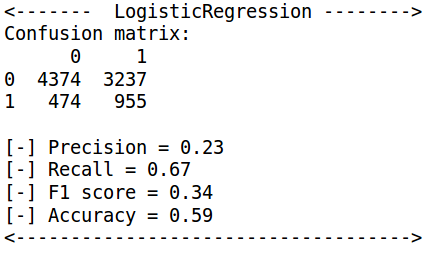

Reproduce this figure in Python.
import warnings
warnings.filterwarnings('ignore')

import sys
import random
import numpy as np

from sklearn import linear_model, cross_validation, metrics, svm
from sklearn.metrics import confusion_matrix, precision_recall_fscore_support, accuracy_score
from sklearn.ensemble import RandomForestClassifier
from sklearn.preprocessing import StandardScaler

import pandas as pd
import matplotlib.pyplot as plt
%matplotlib inline

import pydoop.hdfs as hdfs

def read_csv_from_hdfs(path, cols, col_types=None):
  files = hdfs.ls(path);
  pieces = []
  for f in files:
    fhandle = hdfs.open(f)
    pieces.append(pd.read_csv(fhandle, names=cols, dtype=col_types))
    fhandle.close()
  return pd.concat(pieces, ignore_index=True)

# read files
cols = ['delay', 'month', 'day', 'dow', 'hour', 'distance', 'carrier', 'dest', 'days_from_holiday']
col_types = {'delay': int, 'month': int, 'day': int, 'dow': int, 'hour': int, 'distance': int, 
             'carrier': str, 'dest': str, 'days_from_holiday': int}

data_2014 = read_csv_from_hdfs('/home/paven/Bigdata/Project/Data_2014', cols, col_types)
data_2015 = read_csv_from_hdfs('/home/paven/Bigdata/Project/Data_2015', cols, col_types)

# Create training set and test set
cols = ['month', 'day', 'dow', 'hour', 'distance', 'days_from_holiday']
train_y = data_2014['delay'] >= 15
train_x = data_2014[cols]

test_y = data_2015['delay'] >= 15
test_x = data_2015[cols]

print train_x.shape

# Create logistic regression model with L2 regularization
clf_lr = linear_model.LogisticRegression(penalty='l2', class_weight='balanced')
clf_lr.fit(train_x, train_y)

# Predict output labels on test set
pr = clf_lr.predict(test_x)

# display evaluation metrics
cm = confusion_matrix(test_y, pr)
print "<-------  LogisticRegression -------->"
print "Confusion matrix:"
print pd.DataFrame(cm)
report_lr = precision_recall_fscore_support(list(test_y), list(pr), average='binary')
print "\n[-] Precision = %0.2f\n[-] Recall = %0.2f\n[-] F1 score = %0.2f\n[-] Accuracy = %0.2f" % \
        (report_lr[0], report_lr[1], report_lr[2], accuracy_score(list(test_y), list(pr)))
print "<------------------------------------>\n"
